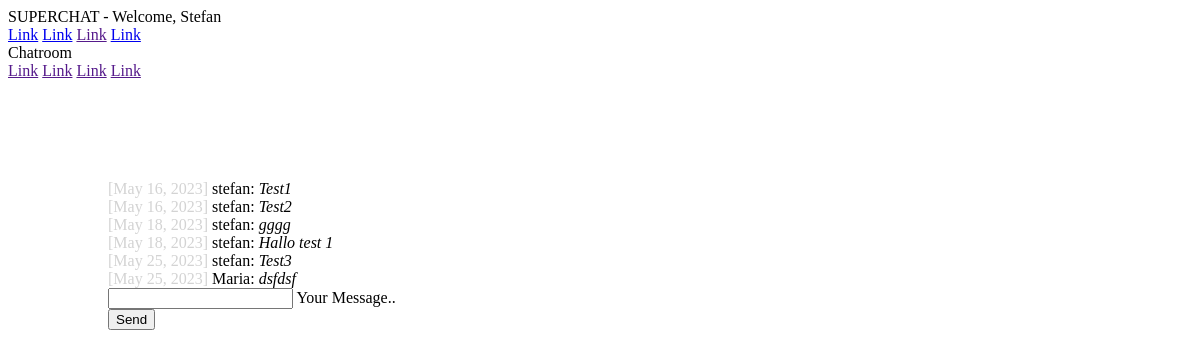
The page /chat/ (signed in) on the database as committed earlier.
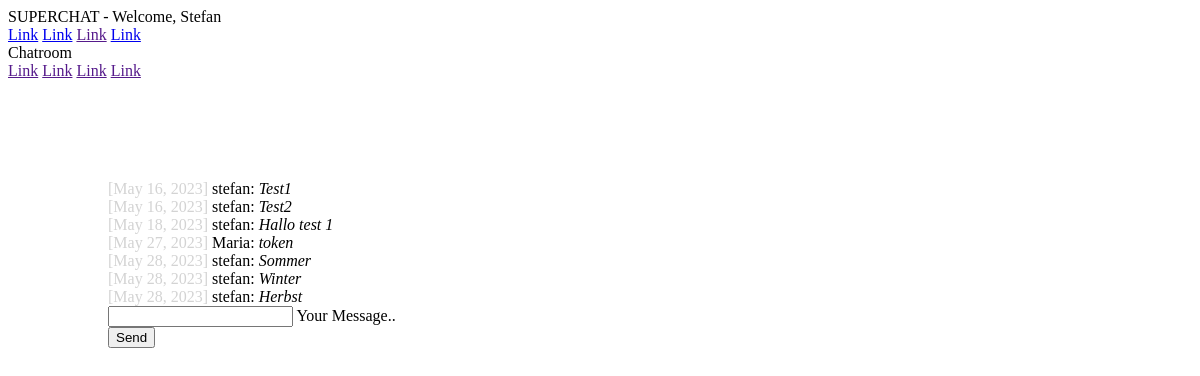
The same page on the database as committed later.
### chat/models.py (models this page shows)
class Message(models.Model):
    text = models.CharField(max_length=500)
    created_at = models.DateField(default=date.today)
    chat = models.ForeignKey(
        Chat,
        on_delete=models.CASCADE,
        related_name="chat_messages_set",
        default=None,
        blank=True,
        null=True,
    )
    author = models.ForeignKey(
        settings.AUTH_USER_MODEL,
        on_delete=models.CASCADE,
        related_name="author_message_set",
    )
    receiver = models.ForeignKey(
        settings.AUTH_USER_MODEL,
        on_delete=models.CASCADE,
        related_name="receiver_message_set",
    )

### chat/views.py (the view, shortened to what this page needs)
# urls.py: path("chat/", index),
@login_required(login_url="/login/")
def index(request):
    print(request.method)
    chatMessages = Message.objects.filter(chat__id=1)
    return render(request, "chat/index.html", {"messages": chatMessages})

### chat/templates/chat/index.html (shortened to what this page needs)
{% extends "base.html" %} {% block content%} {% if request.user.is_authenticated %}
<div id="messageContainer">
   {% for message in messages %}
   <div>
      <span class="text-gray"> [{{ message.created_at }}] </span>
      {{message.author}}: <em>{{message.text}}</em>
   </div>
   {% endfor %}
</div>
<form
   onsubmit="sendMessage(); return false;"
   method="post"
>
   <div class="mdl-textfield mdl-js-textfield mdl-textfield--floating-label">
      <input
         class="mdl-textfield__input"
         type="text"
         id="messageField"
         name="textMessage"
      />
      <label
         class="mdl-textfield__label"
         for="messageField"
         >Your Message..</label
      >
   </div>
   <button
      type="submit"
      class="mdl-button mdl-js-button mdl-button--raised mdl-js-ripple-effect mdl-button--accent"
   >
      Send
   </button>
</form>
{% else %}
<h1>Your are not logged in!</h1>
<div>Please log in first,</div>
<p>for that click <a href="/login/">HERE</a></p>
{% endif %} {% endblock%}

### templates/base.html (shortened to what this page needs)
<!DOCTYPE html>
<html lang="en">
   <head>
      <link
         rel="stylesheet"
         href="https://code.getmdl.io/1.3.0/material.indigo-pink.min.css"
      />
      {% load static %}
      <link
         rel="stylesheet"
         href="{% static '/css/style.css' %}"
      />
   </head>
   <body>
      <div class="mdl-layout mdl-js-layout mdl-layout--fixed-header">
         <header class="mdl-layout__header">
            <div class="mdl-layout__header-row">
               <span class="mdl-layout-title">
                  {% if request.user.is_authenticated %} SUPERCHAT - Welcome,
                  {{request.user.first_name}} {% else %} SUPERCHAT - Please log in
                  first. {% endif%}
               </span>
               <nav class="mdl-navigation mdl-layout--large-screen-only">
                  <a
                     class="mdl-navigation__link"
                     href="#"
                     >Link</a
                  >
                  <a
                     class="mdl-navigation__link"
                     href="#"
                     >Link</a
                  >
                  <a
                     class="mdl-navigation__link"
                     href=""
                     >Link</a
                  >
                  <a
                     class="mdl-navigation__link"
                     href="#"
                     >Link
                  </a>
               </nav>
            </div>
         </header>
         <div class="mdl-layout__drawer">
            <span class="mdl-layout-title">Chatroom</span>
            <nav class="mdl-navigation">
               <a
                  class="mdl-navigation__link"
                  href=""
                  >Link</a
               >
               <a
                  class="mdl-navigation__link"
                  href=""
                  >Link</a
               >
               <a
                  class="mdl-navigation__link"
                  href=""
                  >Link</a
               >
               <a
                  class="mdl-navigation__link"
                  href=""
                  >Link</a
               >
            </nav>
         </div>
         <main class="mdl-layout__content">
            <div class="page-content">{% block content%} {% endblock %}</div>
         </main>
      </div>
   </body>
</html>

### static/css/style.css (style rules this page uses)
.text-gray { color: lightgray }
.mdl-layout__header-row { width: 100%; justify-content: space-between; }
.mdl-layout-title { align-items: center; justify-content: space-between; }
.mdl-layout__header-row span { display: flex; align-items: center; }
.page-content { padding: 100px 100px; }

Rows that differ between the two databases and show on the page:
removed Message: created_at "May 18, 2023", author "stefan", text "gggg"
removed Message: created_at "May 25, 2023", author "stefan", text "Test3"
removed Message: created_at "May 25, 2023", author "Maria", text "dsfdsf"
added Message: created_at "May 27, 2023", author "Maria", text "token"
added Message: created_at "May 28, 2023", author "stefan", text "Sommer"
added Message: created_at "May 28, 2023", author "stefan", text "Winter"
added Message: created_at "May 28, 2023", author "stefan", text "Herbst"
